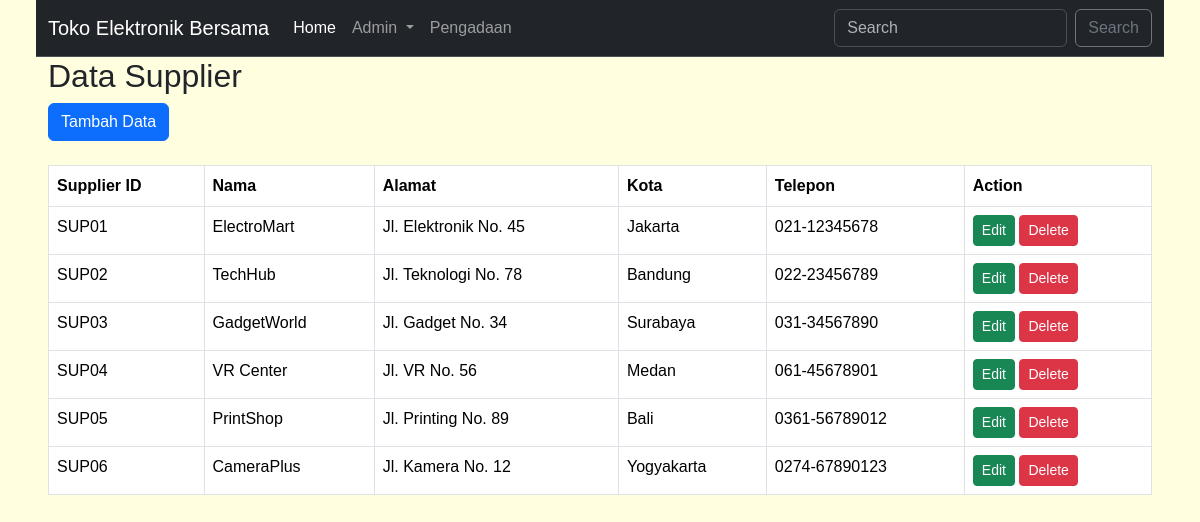
Screenshot of /supplier/supplierRead.php with the database file from the repository.
### tables this page shows
CREATE TABLE `tabel_supplier` (
  `id` int NOT NULL AUTO_INCREMENT,
  `supplier_id` varchar(10) NOT NULL,
  `nama` varchar(50) NOT NULL,
  `alamat` text NOT NULL,
  `kota` varchar(20) NOT NULL,
  `telepon` varchar(14) NOT NULL,
  PRIMARY KEY (`id`)
);

### supplier/supplierRead.php (the view, shortened to what this page needs)
<?php
include '../koneksi.php';
?>
<!doctype html>
<html lang="en">
<head>
    <link href="https://cdn.jsdelivr.net/npm/bootstrap@5.3.3/dist/css/bootstrap.min.css" rel="stylesheet"
>
</head>
<body>
    <nav class="navbar navbar-expand-lg bg-dark border-bottom border-body" data-bs-theme="dark">
        <div class="container-fluid">
            <a class="navbar-brand" href="../index.php">Toko Elektronik Bersama</a>
            <div class="collapse navbar-collapse" id="navbarSupportedContent">
                <ul class="navbar-nav me-auto mb-2 mb-lg-0">
                    <li class="nav-item">
                        <a class="nav-link active" aria-current="page" href="../index.php">Home</a>
                    </li>
                    <li class="nav-item dropdown">
                        <a class="nav-link dropdown-toggle" href="#" role="button" data-bs-toggle="dropdown"
                            aria-expanded="false">
                            Admin
                        </a>
                    </li>
                    <li class="nav-item">
                        <a class="nav-link" href="../pengadaan.php">Pengadaan</a>
                    </li>
                </ul>
                <form class="d-flex" role="search">
                    <input class="form-control me-2" type="search" placeholder="Search" aria-label="Search">
                    <button class="btn btn-outline-secondary" type="submit">Search</button>
                </form>
            </div>
        </div>
    </nav>
    <div class="container">
        <h2>Data Supplier</h2>
        <a href="supplierAdd.php" class="btn btn-primary mb-4">Tambah Data</a>
        <table class="table table-bordered table-hover">
            <thead>
                <tr>
                    <th>Supplier ID</th>
                    <th>Nama</th>
                    <th>Alamat</th>
                    <th>Kota</th>
                    <th>Telepon</th>
                    <th>Action</th>
                </tr>
            </thead>
            <tbody>
                <?php
                $sql = "SELECT * FROM tabel_supplier";
                $result = mysqli_query($con, $sql);
                while ($row = mysqli_fetch_assoc($result)) {
                    echo "<tr>";
                    echo "<td>" . $row['supplier_id'] . "</td>";
                    echo "<td>" . $row['nama'] . "</td>";
                    echo "<td>" . $row['alamat'] . "</td>";
                    echo "<td>" . $row['kota'] . "</td>";
                    echo "<td>" . $row['telepon'] . "</td>";
                    echo "<td>
                            <a class='btn btn-sm btn-success' href='supplierEdit.php?supplier_id=" . $row['supplier_id'] . "'>Edit</a>
                            <a class='btn btn-sm btn-danger' href='supplierDelete.php?supplier_id=" . $row['supplier_id'] . "' onclick='return confirm(\"Lanjutkan menghapus data?\")'>Delete</a>
                        </td>";
                    echo "</tr>";
                }
                ?>
            </tbody>
        </table>
    </div>
</body>
</html>

### supplier/supplierRead.php (style rules this page uses)
body { font-family: 'Trebuchet MS', 'Lucida Sans Unicode', 'Lucida Grande', 'Lucida Sans', Arial, sans-serif; margin-left: 3%; margin-right: 3%; background-color: lightyellow; }

### rows the page displays
tabel_supplier: supplier "SUP01", nama "ElectroMart", alamat "Jl. Elektronik No. 45", kota "Jakarta", telepon "021-12345678"
tabel_supplier: supplier "SUP02", nama "TechHub", alamat "Jl. Teknologi No. 78", kota "Bandung", telepon "022-23456789"
tabel_supplier: supplier "SUP03", nama "GadgetWorld", alamat "Jl. Gadget No. 34", kota "Surabaya", telepon "031-34567890"
tabel_supplier: supplier "SUP04", nama "VR Center", alamat "Jl. VR No. 56", kota "Medan", telepon "061-45678901"
tabel_supplier: supplier "SUP05", nama "PrintShop", alamat "Jl. Printing No. 89", kota "Bali", telepon "0361-56789012"
tabel_supplier: supplier "SUP06", nama "CameraPlus", alamat "Jl. Kamera No. 12", kota "Yogyakarta", telepon "0274-67890123"
